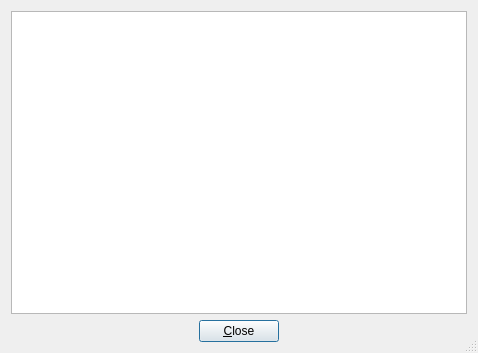
<?xml version="1.0" encoding="UTF-8"?>
<ui version="4.0">
 <class>dialogHelp</class>
 <widget class="QDialog" name="dialogHelp">
  <property name="windowModality">
   <enum>Qt::ApplicationModal</enum>
  </property>
  <property name="geometry">
   <rect>
    <x>0</x>
    <y>0</y>
    <width>478</width>
    <height>353</height>
   </rect>
  </property>
  <property name="windowTitle">
   <string notr="true">TrueOS</string>
  </property>
  <property name="windowIcon">
   <iconset resource="pc-firstboot.qrc">
    <normaloff>:/modules/images/systemsettings.png</normaloff>:/modules/images/systemsettings.png</iconset>
  </property>
  <property name="sizeGripEnabled">
   <bool>true</bool>
  </property>
  <property name="modal">
   <bool>true</bool>
  </property>
  <layout class="QGridLayout" name="gridLayout">
   <item row="0" column="0">
    <widget class="QTextEdit" name="textHelp">
     <property name="readOnly">
      <bool>true</bool>
     </property>
    </widget>
   </item>
   <item row="1" column="0">
    <layout class="QHBoxLayout" name="horizontalLayout">
     <item>
      <spacer name="horizontalSpacer">
       <property name="orientation">
        <enum>Qt::Horizontal</enum>
       </property>
       <property name="sizeHint" stdset="0">
        <size>
         <width>40</width>
         <height>20</height>
        </size>
       </property>
      </spacer>
     </item>
     <item>
      <widget class="QPushButton" name="pushClose">
       <property name="text">
        <string>&amp;Close</string>
       </property>
      </widget>
     </item>
     <item>
      <spacer name="horizontalSpacer_2">
       <property name="orientation">
        <enum>Qt::Horizontal</enum>
       </property>
       <property name="sizeHint" stdset="0">
        <size>
         <width>40</width>
         <height>20</height>
        </size>
       </property>
      </spacer>
     </item>
    </layout>
   </item>
  </layout>
 </widget>
 <resources>
  <include location="pc-firstboot.qrc"/>
 </resources>
 <connections/>
</ui>
